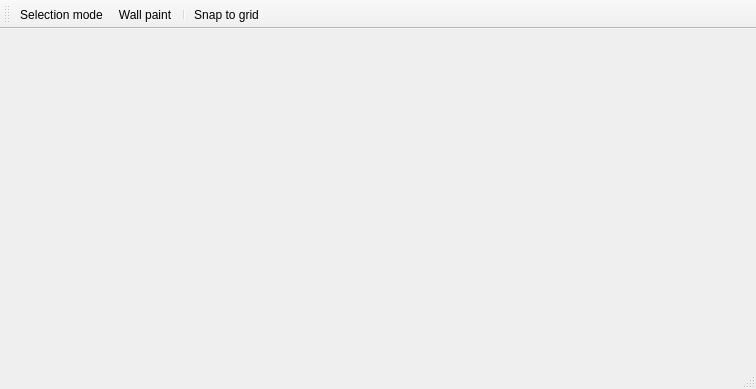
<?xml version="1.0" encoding="UTF-8"?>
<ui version="4.0">
 <class>MainWindow</class>
 <widget class="QMainWindow" name="MainWindow">
  <property name="geometry">
   <rect>
    <x>0</x>
    <y>0</y>
    <width>756</width>
    <height>389</height>
   </rect>
  </property>
  <property name="windowTitle">
   <string>MainWindow</string>
  </property>
  <widget class="QWidget" name="centralWidget"/>
  <widget class="QMenuBar" name="menuBar">
   <property name="geometry">
    <rect>
     <x>0</x>
     <y>0</y>
     <width>756</width>
     <height>21</height>
    </rect>
   </property>
  </widget>
  <widget class="QToolBar" name="mainToolBar">
   <attribute name="toolBarArea">
    <enum>TopToolBarArea</enum>
   </attribute>
   <attribute name="toolBarBreak">
    <bool>false</bool>
   </attribute>
   <addaction name="actionSelectionMode"/>
   <addaction name="actionWallPaintMode"/>
   <addaction name="separator"/>
   <addaction name="actionSnapToGridMode"/>
  </widget>
  <widget class="QStatusBar" name="statusBar"/>
  <action name="actionSelectionMode">
   <property name="checkable">
    <bool>true</bool>
   </property>
   <property name="icon">
    <iconset resource="resources.qrc">
     <normaloff>:/icons/cursor.png</normaloff>:/icons/cursor.png</iconset>
   </property>
   <property name="text">
    <string>Selection mode</string>
   </property>
  </action>
  <action name="actionWallPaintMode">
   <property name="checkable">
    <bool>true</bool>
   </property>
   <property name="icon">
    <iconset resource="resources.qrc">
     <normaloff>:/icons/wall.png</normaloff>:/icons/wall.png</iconset>
   </property>
   <property name="text">
    <string>Wall paint</string>
   </property>
  </action>
  <action name="actionSnapToGridMode">
   <property name="checkable">
    <bool>true</bool>
   </property>
   <property name="icon">
    <iconset resource="resources.qrc">
     <normaloff>:/icons/snap_to_grid.png</normaloff>:/icons/snap_to_grid.png</iconset>
   </property>
   <property name="text">
    <string>Snap to grid</string>
   </property>
  </action>
 </widget>
 <layoutdefault spacing="6" margin="11"/>
 <resources>
  <include location="resources.qrc"/>
 </resources>
 <connections/>
</ui>
